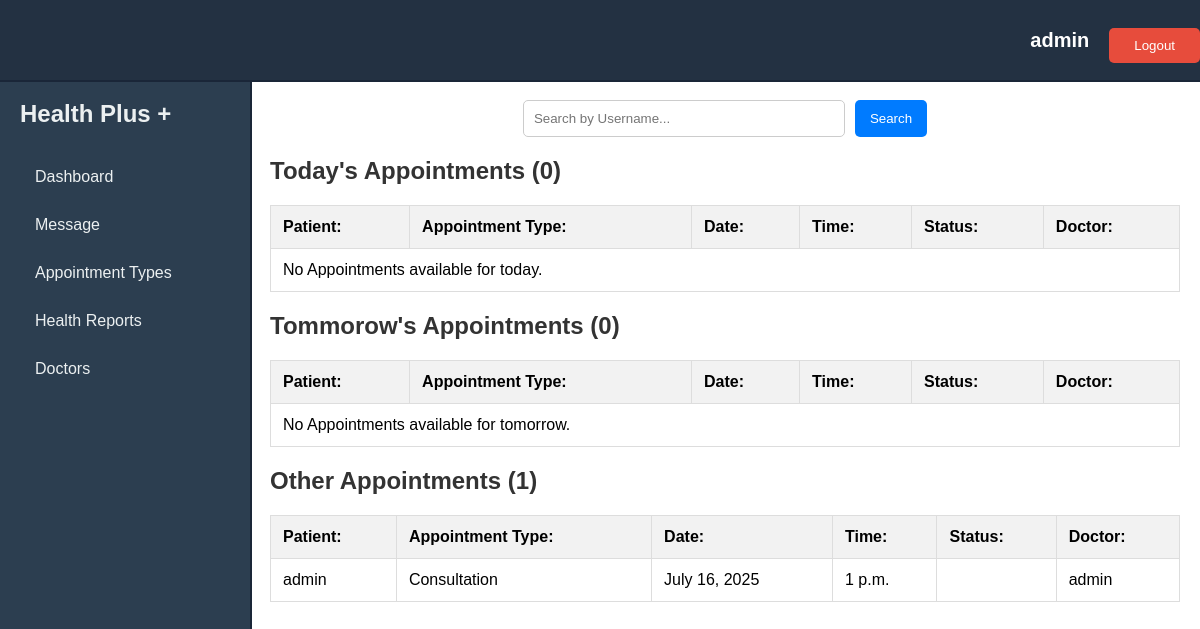
Before: /staff/ (signed in) with the older database file.
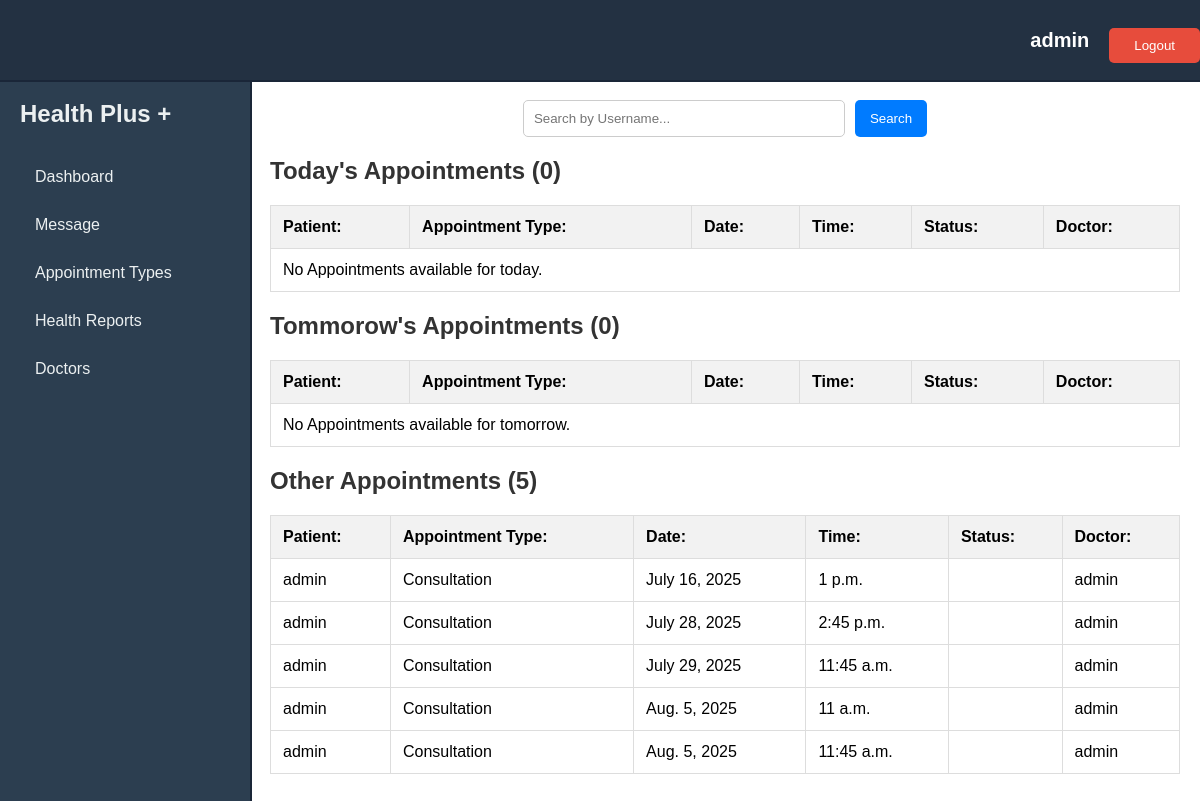
After: the same page with the newer database file.
### booking/models.py (models this page shows, shortened)
class Appointment(models.Model):
    user = models.ForeignKey(User, on_delete=models.CASCADE, related_name='appointments')
    doctor = models.ForeignKey(Doctor, on_delete=models.CASCADE, related_name='appointments')
    appointment_type = models.ForeignKey(AppointmentType, on_delete=models.CASCADE)
    appointment_date = models.DateField()
    appointment_time = models.TimeField()
    status = models.CharField(max_length=20, choices=[('scheduled', 'Scheduled'), ('completed', 'Completed'), ('canceled', 'Canceled')])
    created_at = models.DateTimeField(auto_now_add=True)
    updated_at = models.DateTimeField(auto_now=True)
    class Meta:
        indexes = [
            models.Index(fields=['appointment_date']),
        ]

class AppointmentType(models.Model):
    name = models.CharField(max_length=100)
    duration = models.PositiveIntegerField()

class Doctor(models.Model):
    user = models.OneToOneField(User, on_delete=models.CASCADE)
    specialty = models.CharField(max_length=100)
    qualifications = models.TextField()
    experience_years = models.PositiveIntegerField()
    languages_spoken = models.CharField(max_length=100, blank=True)
    rating = models.FloatField(default=0.0)
    available_days = models.CharField(max_length=100)
    available_time_start = models.TimeField()
    available_time_end = models.TimeField()
    appointment_types = models.ManyToManyField('AppointmentType', related_name='doctors')

### staff/views.py (the view)
# urls.py: path('', views.staff_view, name='staff_home'),
@staff_member_required
def staff_view(request):
    current_date = timezone.now().date()
    current_time = timezone.now().time()
    bookings = Appointment.objects.all()
    past_date = current_date - timedelta(days=1)
    tomorrow_date = current_date + timedelta(days=1)
    today_bookings = bookings.filter(appointment_date=current_date).order_by('appointment_time')
    tomorrow_bookings = bookings.filter(appointment_date=tomorrow_date).order_by('appointment_time')
    other_bookings = bookings.exclude(appointment_date__in=[past_date, current_date, tomorrow_date]).order_by('appointment_date', 'appointment_time')
    context = {
        'today_bookings': today_bookings,
        'tomorrow_bookings': tomorrow_bookings,
        'other_bookings': other_bookings,
        'user': request.user,
    }
    return render(request, 'staff.html', context)

### staff/templates/staff.html (shortened to what the changed rows need)
{% load static %}
<!DOCTYPE html>
<html lang="en">
<head>
</head>
<body>
    <div class="body-content">
        <div class="aside">
            {% include 'components/staff_aside.html' %}
        </div>
        <div class="content">
            <div class="container">
                {% block content %}
                <table id="todayBookings">
                    <h2>Today's Appointments ({{ today_bookings.count }})</h2>
                    <thead>
                        <tr>
                            <th><strong>Patient:</strong></th>
                            <th><strong>Appointment Type:</strong></th>
                            <th><strong>Date:</strong></th>
                            <th><strong>Time:</strong></th>
                            <th><strong>Status:</strong></th>
                            <th><strong>Doctor:</strong></th>
                        </tr>
                    </thead>
                </table>
                <table id="tomorrowBookings">
                    <h2>Tommorow's Appointments ({{ tomorrow_bookings.count }})</h2>
                    <thead>
                        <tr>
                            <th><strong>Patient:</strong></th>
                            <th><strong>Appointment Type:</strong></th>
                            <th><strong>Date:</strong></th>
                            <th><strong>Time:</strong></th>
                            <th><strong>Status:</strong></th>
                            <th><strong>Doctor:</strong></th>
                        </tr>
                    </thead>
                </table>
                <table id="upcomingBookings">
                    <h2>Other Appointments ({{ other_bookings.count }})</h2>
                    <thead>
                        <tr>
                            <th><strong>Patient:</strong></th>
                            <th><strong>Appointment Type:</strong></th>
                            <th><strong>Date:</strong></th>
                            <th><strong>Time:</strong></th>
                            <th><strong>Status:</strong></th>
                            <th><strong>Doctor:</strong></th>
                        </tr>
                    </thead>
                    <tbody>
                        {% if other_bookings %}
                        {% for booking in other_bookings %}
                        <tr onclick="window.location='{% url 'appointment_detail' booking.id %}'"
                            style="cursor: pointer">
                            <td>{{ booking.user.username }}</td>
                            <td>{{ booking.appointment_type.name }}</td>
                            <td>{{ booking.appointment_date }}</td>
                            <td>{{ booking.appointment_time }}</td>
                            <td>{{ booking.status }}</td>
                            <td>{{ booking.doctor.user.username }}</td>
                        </tr>
                        {% endfor %}
                        {% else %}
                        <tr>
                            <td colspan="6">No Other Appointments available.</td>
                        </tr>
                        {% endif %}
                    </tbody>
                </table>
                {% endblock %}
            </div>
        </div>
    </div>
</body>
</html>

Changed rows visible on the page:
added Appointment: user.username "admin", appointment_type.name "Consultation", appointment_date "July 28, 2025", appointment_time "2:45 p.m.", doctor.user.username "admin"
added Appointment: user.username "admin", appointment_type.name "Consultation", appointment_date "July 29, 2025", appointment_time "11:45 a.m.", doctor.user.username "admin"
added Appointment: user.username "admin", appointment_type.name "Consultation", appointment_date "Aug. 5, 2025", appointment_time "11 a.m.", doctor.user.username "admin"
added Appointment: user.username "admin", appointment_type.name "Consultation", appointment_date "Aug. 5, 2025", appointment_time "11:45 a.m.", doctor.user.username "admin"
Other visible differences:
{{ other_bookings.count }}: "1" → "5"
